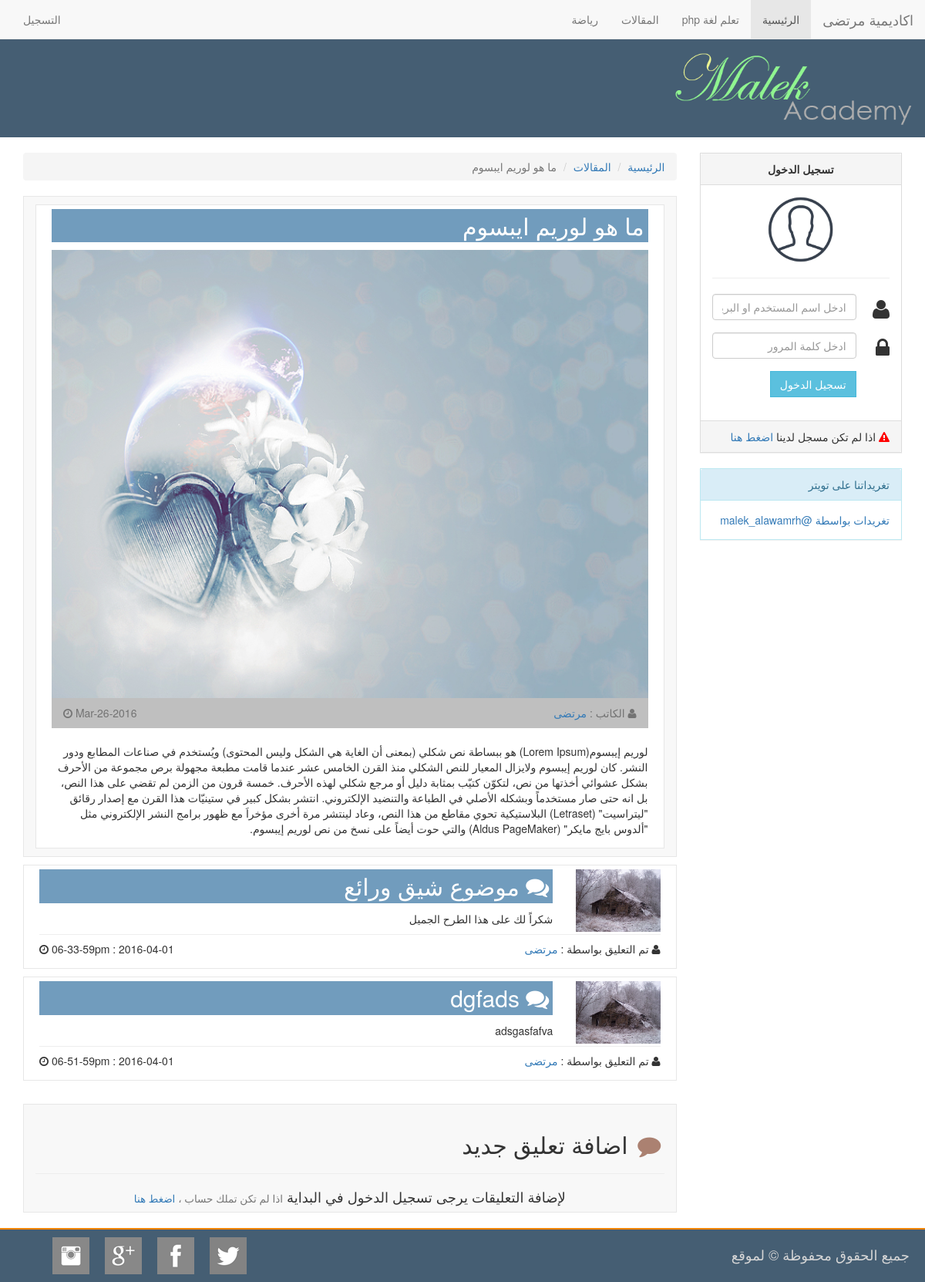
/post.php?id=6, run on the app's committed database.
### tables this page shows
CREATE TABLE `setting` (
  `setting_id` int(11) NOT NULL,
  `site_name` text NOT NULL,
  `logo` text NOT NULL,
  `slide` text NOT NULL,
  `slide_value` int(11) NOT NULL,
  `section_a` text NOT NULL,
  `section_a_value` int(11) NOT NULL,
  `section_b` text NOT NULL,
  `section_b_value` int(11) NOT NULL,
  `tab_a` text NOT NULL,
  `tab_a_value` int(11) NOT NULL,
  `tab_b` text NOT NULL,
  `tab_b_value` int(11) NOT NULL,
  `tab_c` text NOT NULL,
  `tab_c_value` int(11) NOT NULL,
  `facebook` text NOT NULL,
  `twitter` text NOT NULL,
  `google` text NOT NULL,
  `instegram` text NOT NULL
);

CREATE TABLE `category` (
  `cate_id` int(11) NOT NULL,
  `category` text NOT NULL
);

CREATE TABLE `posts` (
  `post_id` int(11) NOT NULL,
  `title` text NOT NULL,
  `post` longtext NOT NULL,
  `category` text NOT NULL,
  `image` text NOT NULL,
  `author` text NOT NULL,
  `status` text NOT NULL,
  `post_date` text NOT NULL
);

CREATE TABLE `users` (
  `user_id` int(11) NOT NULL,
  `username` text NOT NULL,
  `email` text NOT NULL,
  `password` text NOT NULL,
  `gender` text NOT NULL,
  `avatar` text NOT NULL,
  `about_user` text NOT NULL,
  `facebook` text NOT NULL,
  `twitter` text NOT NULL,
  `youtube` text NOT NULL,
  `reg_date` text NOT NULL,
  `role` text NOT NULL
);

CREATE TABLE `comments` (
  `com_id` int(11) NOT NULL,
  `post_id` int(11) NOT NULL,
  `user_id` int(11) NOT NULL,
  `title` text NOT NULL,
  `comment` text NOT NULL,
  `status` text NOT NULL,
  `com_date` text NOT NULL
);

### post.php (the view, shortened to what this page needs)
<?php
	include_once("include/header.php");
	include_once("include/sidebar.php");
	$id = intval($_GET['id']);
	$select_post = mysqli_query($conn, "SELECT * FROM `posts` p INNER JOIN `users` u ON p.author = u.user_id WHERE `post_id` = '$id' ORDER BY `post_id` DESC");
	$post = mysqli_fetch_assoc($select_post);
?>
<article class="col-md-9 col-lg-9">
<ol class="breadcrumb">
  <li><a href="index.php">الرئيسية</a></li>
  <li><a href="#"><?php echo $post['category']; ?></a></li>
  <li class="active"><?php echo strip_tags($post['title']); ?></li>
</ol>
	<div class="col-lg-12 art_bg">
			<div class="cate_post">
				<div class="col-md-12">
				<h2 class="cat_h2"><?php echo strip_tags($post['title']); ?></h2>
					<img src="<?php echo ($post['image'] == '' ? 'images/no-img.png' : $post['image']); ?>" width="100%" style="max-height: 600px" />
				</div>
				<div class="col-md-12">
				<div class="col-md-12 author_post">
				<p class="pull-right" style="margin-top: 9px;"><i class="fa fa-user"></i>  الكاتب  : <a href="profile.php?user=<?php echo $post['user_id']; ?>"><?php echo $post['username']; ?></a></p>
				<p class="pull-left" style="margin-top: 9px;"> <?php echo $post['post_date']; ?> <i class="fa fa-clock-o"></i> </p>
				</div>
					<p>
					<?php echo $post['post']; ?>
					</p>
				</div>
			</div>
	</div>
	<div class="col-md-12">
	<div class="row">
	<?php
		$sel_com = mysqli_query($conn, "SELECT * FROM `comments` c INNER JOIN `users` u ON c.user_id = u.user_id WHERE `post_id` = '$id' AND `status` = 'published'");
		while($comment = mysqli_fetch_assoc($sel_com)){
	?>
		<div class="cate_post">
				<div class="col-md-2">
					<img src="<?php echo $comment['avatar'];?>" width="100%" />
				</div>
				<div class="col-md-10">
					<h2 class="cat_h2"><i class="fa fa-comments"></i>  <?php echo $comment['title'];?></h2>
					<p>
						<?php echo $comment['comment'];?>
					</p>
				</div>
				<div class="col-md-12">
					<hr style="margin-bottom: 8px;margin-top: 0px;"/>
					<p class="pull-left"><?php echo $comment['com_date'];?> <i class="fa fa-clock-o"></i> </p>
					<p class="pull-right"><i class="fa fa-user"></i>  تم التعليق بواسطة : <a href="profile.php?user=<?php echo $comment['user_id'];?>"><?php echo $comment['username'];?></a></p>
				</div>
			<div class="clearfix"></div>
		</div>
	<?php
		}
	?>
	</div>
	</div>
	<div class="col-lg-12 art_bg" style="margin-top: 20px; padding-top: 15px;">
			<h2><i class="fa fa-comment fa-fw" style="color: #AB8171;"></i> اضافة تعليق جديد </h2>
			<hr />
	</div>
<?php
	include_once("include/footer.php");
?>

### include/header.php (shortened to what this page needs)
<?php
	include_once("include/config.php");
	include_once("include/function.php");
	$sel_setting = mysqli_query($conn , "SELECT * FROM `setting`");
	$setting = mysqli_fetch_assoc($sel_setting);
?>
<!DOCTYPE html>
<html lang="en">
  <head>
    <link href="css/bootstrap.min.css" rel="stylesheet">
    <link href="css/bootstrap-rtl.min.css" rel="stylesheet">
    <link href="css/font-awesome.min.css" rel="stylesheet">
    <link href="css/style.css" rel="stylesheet">
  </head>
  <body>
<nav class="navbar navbar-default navbar-static-top">
  <div class="container-fluid">
    <div class="navbar-header">
      <a class="navbar-brand" href="index.php"><?php echo $setting['site_name'];?></a>
    </div>
    <div class="collapse navbar-collapse" id="bs-example-navbar-collapse-1">
      <ul class="nav navbar-nav">
        <li class="active"><a href="#">الرئيسية <span class="sr-only">(current)</span></a></li>
		<?php
			$sql = mysqli_query($conn, "SELECT * FROM `category`");
			while($cate = mysqli_fetch_assoc($sql)){
				echo '<li><a href="category.php?cate='.$cate['category'].'">'.$cate['category'].'</a></li>';
			}
		?>
      </ul>
	  <?php
	  if(isset($_SESSION['id'])){
	?>
      <ul class="nav navbar-nav navbar-left">
        <li class="dropdown">
          <a href="#" class="dropdown-toggle" data-toggle="dropdown" role="button" aria-haspopup="true" aria-expanded="false">الإعدادات <span class="caret"></span></a>
          <ul class="dropdown-menu">
            <li><a href="#">الصفحة الشخصية</a></li>
            <li role="separator" class="divider"></li>
			<?php
			if($_SESSION['role'] == 'admin'){
            echo '<li><a href="admin-cp/index.php">لوحة التحكم</a></li>';
			}
			?>
            <li><a href="logout.php?id=<?php echo $_SESSION['id']; ?>">تسجيل الخروج</a></li>
          </ul>
        </li>
      </ul>
	<?php
	 }else{
		?>
		<ul class="nav navbar-nav navbar-left">
			<li><a href="#">التسجيل</a></li>
		</ul>
	<?php
	 }
	 ?>
    </div>
  </div>
</nav>
<section id="logo">
	<img src="<?php echo $setting['logo'];?>" width="320px" />
</section>
<section class="container-fluid" style="margin-top: 20px;">

### css/style.css (style rules this page uses)
.navbar { margin-bottom: 0px; }
#logo { background: #455E73; padding: 10px; }
.art_bg { background: #F8F8F8; border: solid 1px #E7E7E7; }
.cate_post { padding: 5px; margin: 10px 0; background: white; border: solid 1px #E7E7E7; }
.cat_h2 { margin: 0px; padding: 5px; background: #719CBD; color: #fff; margin-bottom: 10px; }
.author_post { margin: 0px; background: #BFBFBF; color: #737373; margin-bottom: 20px; }

### data on the page
setting: site_name "اكاديمية مرتضى", logo (picture)
category: category "تعلم لغة php"
category: category "المقالات"
category: category "رياضة"
posts: category "المقالات", title "ما هو لوريم ايبسوم", image (picture), users.username "مرتضى", post "لوريم إيبسوم(Lorem Ipsum) هو ببساطة نص شكلي (بمعنى أن الغاية هي الشكل وليس المحتوى) ويُستخدم في صناعات المطابع ودور النشر. كان لوريم إيبسوم ولايزال المعيار للنص الشكلي منذ القرن الخامس عشر عندما قامت مطبعة مجهولة برص مجموعة من الأحرف بشكل عشوائي أخذتها من نص، لتكوّن كتيّب بمثابة دليل أو مرجع شكلي لهذه الأحرف. خمسة قرون من الزمن لم تقضي على هذا النص، بل انه حتى صار مستخدماً وبشكله الأصلي في الطباعة والتنضيد الإلكتروني. انتشر بشكل كبير في ستينيّات هذا القرن مع إصدار رقائق \"ليتراسيت\" (Letraset) البلاستيكية تحوي مقاطع من هذا النص، وعاد لينتشر مرة أخرى مؤخراَ مع ظهور برامج النشر الإلكتروني مثل \"ألدوس بايج مايكر\" (Aldus PageMaker) والتي حوت أيضاً على نسخ من نص لوريم إيبسوم."
comments: user.avatar (picture), title "موضوع شيق ورائع", comment "شكراً لك على هذا الطرح الجميل", user.username "مرتضى"
comments: user.avatar (picture), title "dgfads", comment "adsgasfafva", user.username "مرتضى"
